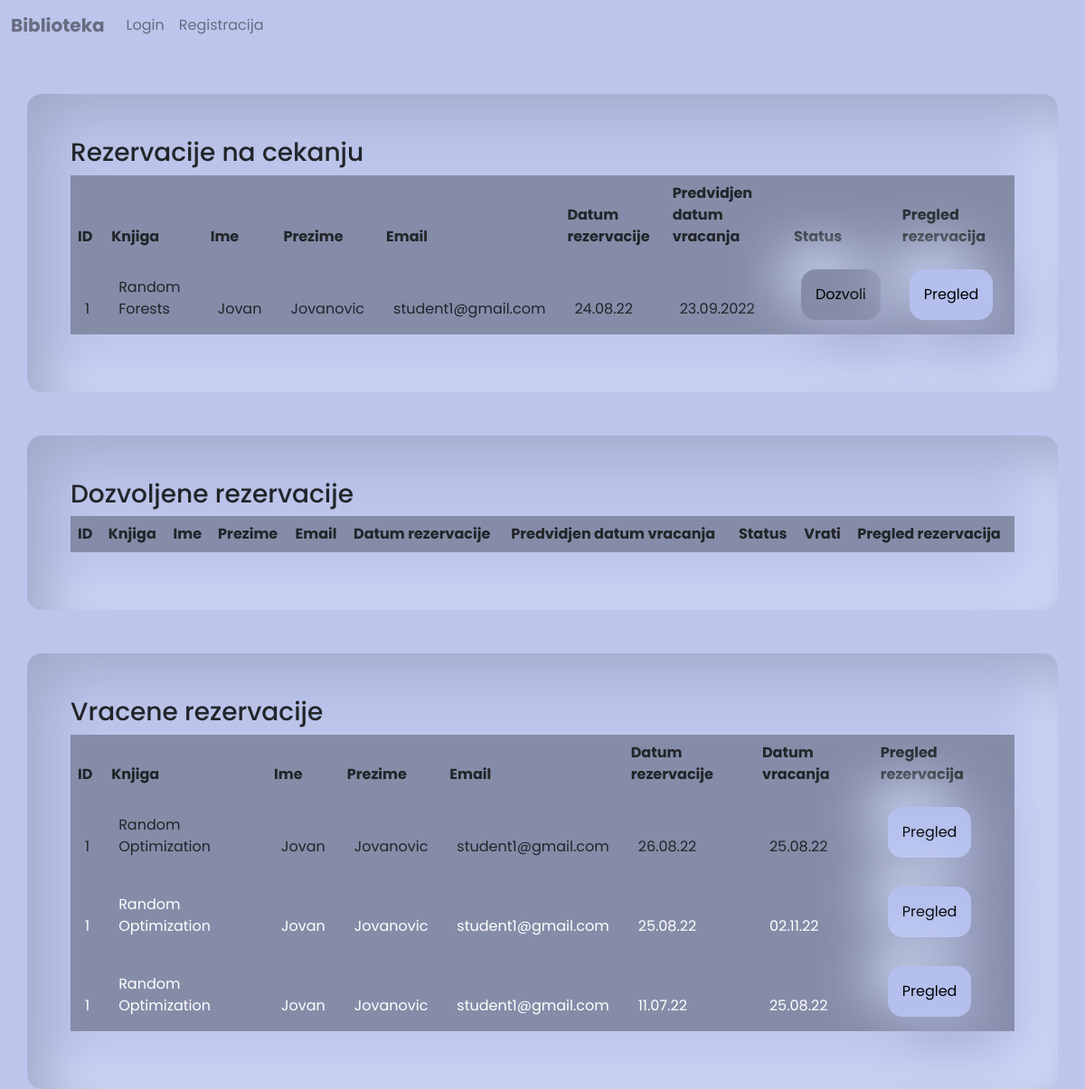
The page /app/views/reservations.php on the database its author committed.
### tables this page shows
CREATE TABLE `reservations` (
  `id` int(11) NOT NULL,
  `book_id` int(11) NOT NULL,
  `user_id` int(11) NOT NULL,
  `reservation_date` datetime DEFAULT current_timestamp(),
  `reservation_return` datetime DEFAULT NULL,
  `allowed` int(11) NOT NULL DEFAULT 0
);

CREATE TABLE `users` (
  `id` int(11) NOT NULL,
  `fname` varchar(50) NOT NULL,
  `lname` varchar(50) NOT NULL,
  `email` varchar(100) NOT NULL,
  `password` varchar(255) NOT NULL,
  `role_id` int(11) NOT NULL,
  `allowed` int(11) NOT NULL
);

CREATE TABLE `books` (
  `id` int(11) NOT NULL,
  `name` varchar(50) NOT NULL,
  `isbn` varchar(50) DEFAULT NULL,
  `publishing_year` int(11) NOT NULL,
  `publisher` varchar(50) NOT NULL,
  `stock` int(11) NOT NULL,
  `description` text DEFAULT NULL,
  `type_id` int(11) NOT NULL
);

### app/controllers/ReservationController.php (called while the page is built, shortened)
<?php
class ReservationController
{
    public static function getReservations()
    {
        $connection = mysqli_connect('localhost', 'root', '', 'biblioteka');
        $query = "SELECT reservations.id as 'rid', books.id as 'bid', users.id as 'uid',users.*, books.name, reservations.reservation_date, reservations.reservation_return, reservations.allowed FROM reservations INNER JOIN users on reservations.user_id = users.id INNER JOIN books on books.id = reservations.book_id";
        $result = $connection->query($query);
        if ($result->num_rows != 0) {
            $reservations = $result->fetch_all(MYSQLI_ASSOC);
            return $reservations;
        } else {
            return false;
        }
    }
}

### app/views/reservations.php (the view, shortened to what this page needs)
<!DOCTYPE html>
<html lang="en">
<head>
    <?php include './components/scripts.php'; ?>
</head>
<body>
    <?php
    include './components/header.php';
    require '../controllers/ReservationController.php';
    $reservations = ReservationController::getReservations();
    $allowedReservations = [];
    $pendingReservations = [];
    $returnedReservations = [];
    foreach ($reservations as $reservation) {
        if ($reservation['allowed'] == 1 && $reservation['reservation_return'] == '') {
            $allowedReservations[] = $reservation;
        } elseif ($reservation['allowed'] == 0 && $reservation['reservation_return'] == '') {
            $pendingReservations[] = $reservation;
        }
        if ($reservation['reservation_return'] != '') {
            $returnedReservations[] = $reservation;
        }
    }
    ?>
    <div class="container mt-5">
        <h3>Rezervacije na cekanju</h3>
        <table class="table table-striped">
            <thead>
                <tr>
                    <th>ID</th>
                    <th>Knjiga</th>
                    <th>Ime</th>
                    <th>Prezime</th>
                    <th>Email</th>
                    <th>Datum rezervacije</th>
                    <th>Predvidjen datum vracanja</th>
                    <th>Status</th>
                    <th>Pregled rezervacija</th>
                </tr>
            </thead>
            <thead>
                <?php foreach ($pendingReservations as $reservation) : ?>
                <?php
                    $reservation_date = new DateTime($reservation['reservation_date']);
                    if ($reservation['reservation_return'] == null) {
                        $reservation_return = '-';
                    } else {
                        $reservation_return = new DateTime($reservation['reservation_return']);
                    }
                    $current_date = new DateTime();
                    $reservation_end = new DateTime($reservation['reservation_date']);
                    $reservation_end->add(new DateInterval('P30D'));
                    ?>
                <tr <?php if ($reservation_end < $current_date) : ?> style="background-color:darkred;color:white;"
                    <?php endif; ?>>
                    <td><?= $reservation['id'] ?></td>
                    <td><?= $reservation['name'] ?></td>
                    <td><?= $reservation['fname'] ?></td>
                    <td><?= $reservation['lname'] ?></td>
                    <td><?= $reservation['email'] ?></td>
                    <td><?php echo $reservation_date->format('d.m.y'); ?></td>
                    <td>
                        <?php if ($reservation_return != '-') : ?>
                        <?php echo $reservation_return->format('d.m.y'); ?>
                        <?php else : ?>
                        <?php echo $reservation_end->format('d.m.Y'); ?>
                        <?php endif; ?>
                    </td>
                    <td>
                        <?php if ($reservation['allowed'] == 1) : ?>
                        <span disable class="btn btn-success">Dozvoljeno</span>
                        <?php else : ?>
                        <?php if ($reservation_end > $current_date) : ?>
                        <a href="../controllers/ReservationController.php?allowReservation=1&rid=<?php echo $reservation['rid']; ?>"
                            class="btn btn-warning">Dozvoli</a>
                        <?php else : ?>
                        <a href="../controllers/ReservationController.php?deleteReservation=1&rid=<?php echo $reservation['rid']; ?>"
                            disable class="btn btn-danger">Istekla</a>
                        <?php endif; ?>
                        <?php endif; ?>
                    </td>
                    <td>
                        <a href="./reservationList.php?id=<?php echo $reservation['uid']; ?>"
                            class="btn btn-primary">Pregled</a>
                    </td>
                </tr>
                <?php endforeach; ?>
            </thead>
        </table>
    </div>
    <div class="container mt-5">
        <h3>Dozvoljene rezervacije</h3>
        <table class="table table-striped">
            <thead>
                <tr>
                    <th>ID</th>
                    <th>Knjiga</th>
                    <th>Ime</th>
                    <th>Prezime</th>
                    <th>Email</th>
                    <th>Datum rezervacije</th>
                    <th>Predvidjen datum vracanja</th>
                    <th>Status</th>
                    <th>Vrati</th>
                    <th>Pregled rezervacija</th>
                </tr>
            </thead>
        </table>
    </div>
    <div class="container mt-5">
        <h3>Vracene rezervacije</h3>
        <table class="table table-striped">
            <thead>
                <tr>
                    <th>ID</th>
                    <th>Knjiga</th>
                    <th>Ime</th>
                    <th>Prezime</th>
                    <th>Email</th>
                    <th>Datum rezervacije</th>
                    <th>Datum vracanja</th>
                    <th>Pregled rezervacija</th>
                </tr>
            </thead>
            <thead>
                <?php foreach ($returnedReservations as $reservation) : ?>
                <?php
                    $reservation_date = new DateTime($reservation['reservation_date']);
                    $reservation_return = new DateTime($reservation['reservation_return']);
                    $supposed_return = new DateTime($reservation['reservation_date']);
                    $supposed_return = $supposed_return->modify('+30 days');
                    ?>
                <tr <?php if ($reservation_return > $supposed_return) : ?>style="background-color:darkred;color:white;"
                    <?php endif; ?>>
                    <td><?= $reservation['id'] ?></td>
                    <td><?= $reservation['name'] ?></td>
                    <td><?= $reservation['fname'] ?></td>
                    <td><?= $reservation['lname'] ?></td>
                    <td><?= $reservation['email'] ?></td>
                    <td><?php echo $reservation_date->format('d.m.y'); ?></td>
                    <td><?php echo $reservation_return->format('d.m.y'); ?></td>
                    <td>
                        <a href="./reservationList.php?id=<?php echo $reservation['uid']; ?>"
                            class="btn btn-primary">Pregled</a>
                    </td>
                </tr>
                <?php endforeach; ?>
            </thead>
        </table>
    </div>
</body>
</html>

### app/views/style/style.css (style rules this page uses)
* { background-color: #bcc5eb !important; font-family: 'Poppins', sans-serif; }
.btn { box-shadow: 20px 20px 60px #a0a7c8, -20px -20px 60px #d8e3ff, inset 20px 20px 60px #a0a7c800, inset -20px -20px 60px #d8e3ff00 !important; border: none !important; transition: 250ms ease-in-out all; color: black !important; border-radius: 1rem; padding: 1rem; }
.container { box-shadow: 20px 20px 60px #a0a7c800, -20px -20px 60px #d8e3ff00, inset 20px 20px 60px #a0a7c8, inset -20px -20px 60px #d8e3ff !important; padding: 3rem; border-radius: 1rem; }
table { border-radius: 1rem !important; }
tr, td { background-color: transparent !important; border: transparent !important; padding: 1rem !important; }
thead, th { background-color: #858ca8 !important; border: transparent !important; padding: .5 rem 1rem !important; }
.btn-primary { background-color: #b4bfee !important; }
a { color: #676c81 !important; font-weight: bold; }
.col-md-12, .col-md-6, .row, label, .col-md-2, .col-md-8, span, .form-group, h4, .form-label, form, a, li, ul, h3, .col-md-10, .col-md-4, h1, i, h2, strong, button { background-color: transparent !important; }

### rows shown on the page
reservations: user "1", book.name "Random Forests", user.fname "Jovan", user.lname "Jovanovic", user.email "student1@gmail.com", reservation_date "24.08.22", reservation_date "23.09.2022"
reservations: user "1", book.name "Random Optimization", user.fname "Jovan", user.lname "Jovanovic", user.email "student1@gmail.com", reservation_date "26.08.22", reservation_return "25.08.22"
reservations: user "1", book.name "Random Optimization", user.fname "Jovan", user.lname "Jovanovic", user.email "student1@gmail.com", reservation_date "25.08.22", reservation_return "02.11.22"
reservations: user "1", book.name "Random Optimization", user.fname "Jovan", user.lname "Jovanovic", user.email "student1@gmail.com", reservation_date "11.07.22", reservation_return "25.08.22"
